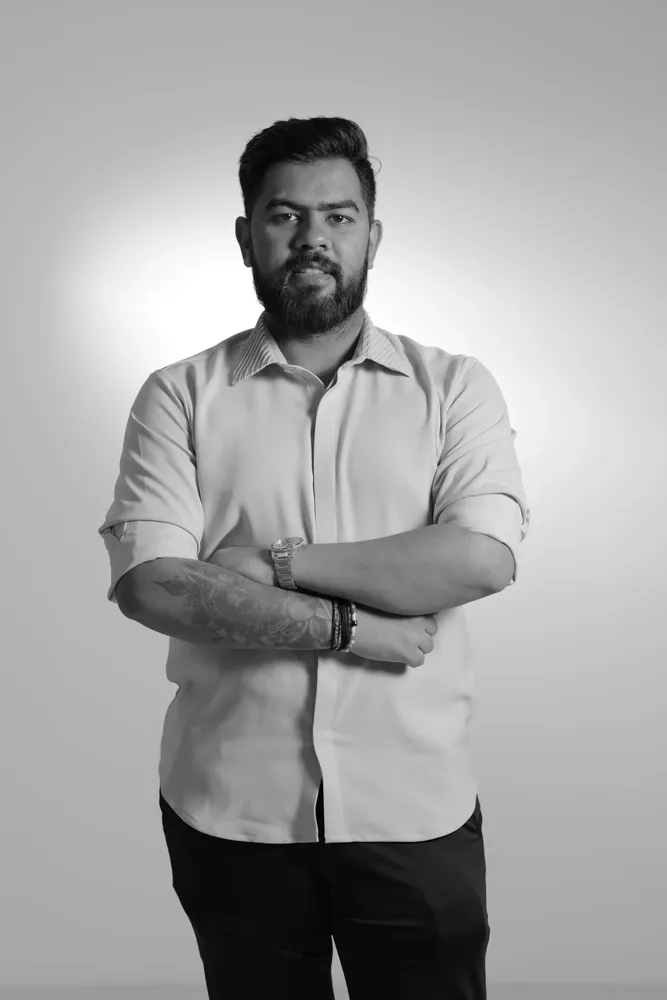
#> input picture src/assets/team/founderb.webp, 667 x 1000 px, shrunk from 4000 x 6000 before the run, found by its file name
$ python fix_issues.py
#> lines starting #> are read from the running program, lines starting #| are printed output that depends on the picture
import os
from PIL import Image

# 1. Rotate the image
img_path = '/Users/allenthomson/Desktop/applications/algoka/knc/Algoka-KandCo/src/assets/team/founderb.webp'
if os.path.exists(img_path):
    img = Image.open(img_path)
#> img is the input picture: PIL image 667x1000 RGB; mean R, G, B 163.3, 163.3, 163.3
    # The image is rotated left, so we rotate it right (-90 or 270)
    rotated = img.rotate(-90, expand=True)
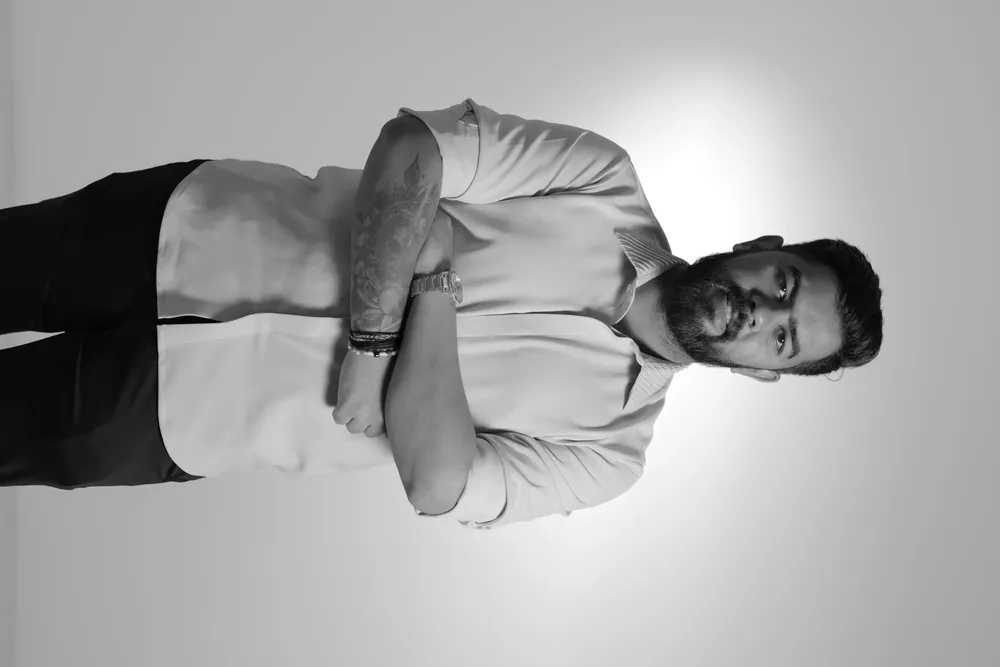
#> rotated: PIL image 1000x667 RGB; mean R, G, B 163.3, 163.3, 163.3
    rotated.save(img_path)
    print("Image rotated successfully.")
else:
    print("Image not found.")

# 2. Fix the Hero video height glitch
hero_path = '/Users/allenthomson/Desktop/applications/algoka/knc/Algoka-KandCo/src/components/sections/Hero.jsx'
if os.path.exists(hero_path):
    with open(hero_path, 'r') as f:
        content = f.read()

    # Remove the preload and poster attributes that are causing the glitch since ffmpeg failed
    content = content.replace('\n  preload="none"\n  poster="/hero-poster.jpg"', '')

    # Just in case, ensure the hero section has 100svh
    content = content.replace("height: '100vh',", "height: '100svh',")
    content = content.replace("minHeight: 'min(680px, 100svh)',", "minHeight: '100svh',")

    with open(hero_path, 'w') as f:
        f.write(content)
    print("Hero.jsx updated successfully.")
else:
    print("Hero.jsx not found.")

$ run again, with src/assets/team/foundera.webp copied over src/assets/team/founderb.webp
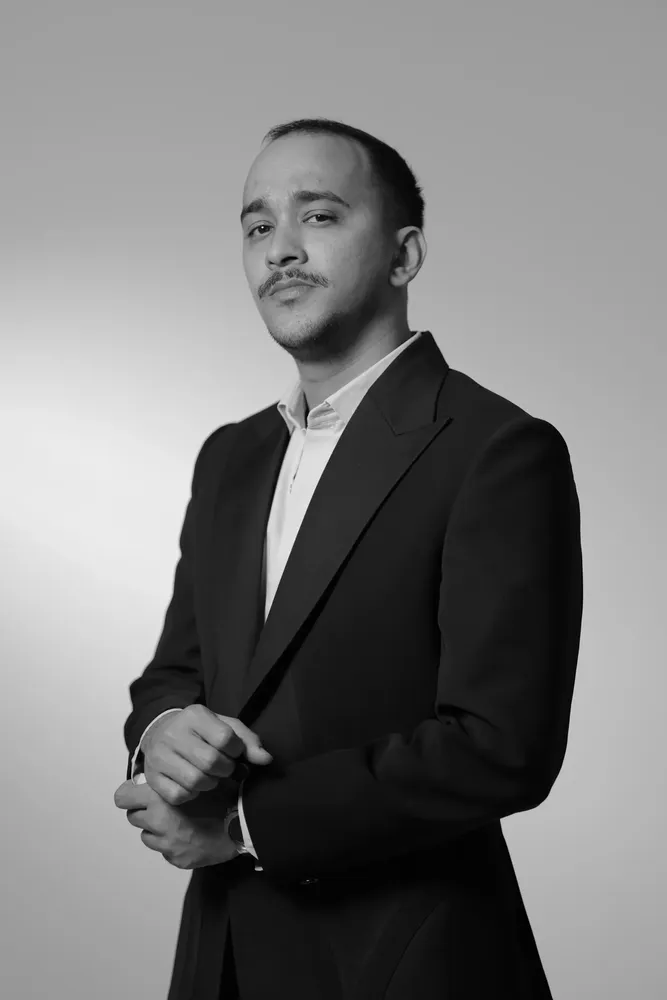
#> input picture src/assets/team/foundera.webp, 667 x 1000 px, shrunk from 1400 x 2100 before the run, found by its file name
#> img is the input picture: PIL image 667x1000 RGB; mean R, G, B 122.6, 122.6, 122.6
#> `rotated = img.rotate(-90, expand=True)`:
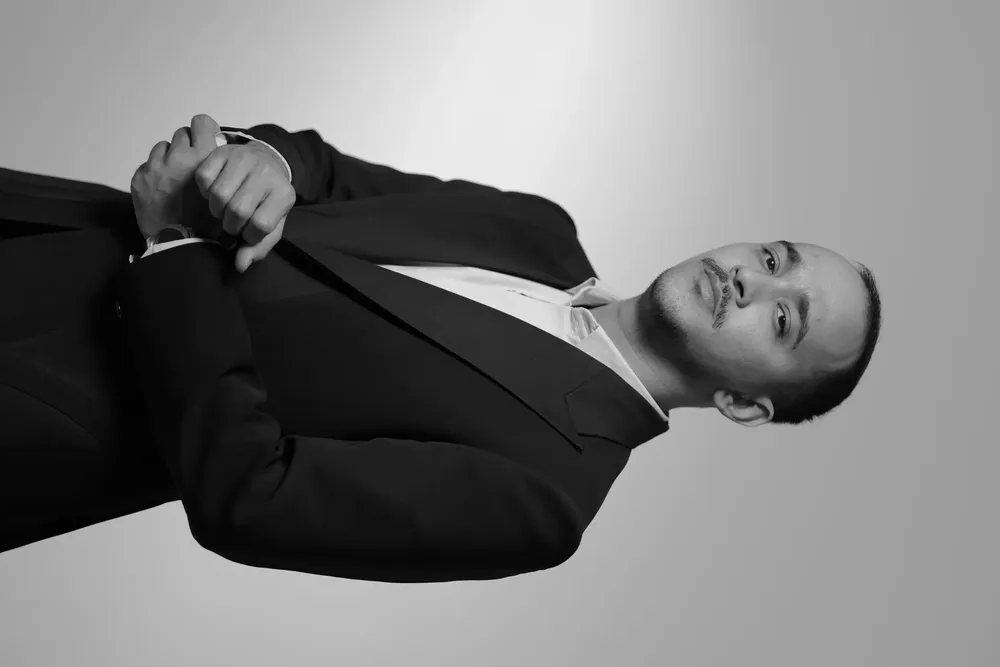
#> rotated: PIL image 1000x667 RGB; mean R, G, B 122.6, 122.6, 122.6
